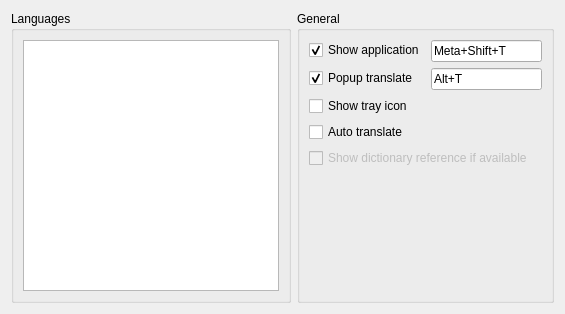
<?xml version="1.0" encoding="UTF-8"?>
<ui version="4.0">
 <class>Settings</class>
 <widget class="QDialog" name="Settings">
  <property name="geometry">
   <rect>
    <x>0</x>
    <y>0</y>
    <width>565</width>
    <height>314</height>
   </rect>
  </property>
  <property name="minimumSize">
   <size>
    <width>0</width>
    <height>0</height>
   </size>
  </property>
  <property name="maximumSize">
   <size>
    <width>16777215</width>
    <height>16777215</height>
   </size>
  </property>
  <property name="windowTitle">
   <string>Settings</string>
  </property>
  <layout class="QHBoxLayout" name="horizontalLayout">
   <item>
    <widget class="QGroupBox" name="groupBox_2">
     <property name="title">
      <string>Languages</string>
     </property>
     <layout class="QVBoxLayout" name="verticalLayout">
      <item>
       <widget class="QTreeView" name="LanguagesTreeView">
        <property name="indentation">
         <number>0</number>
        </property>
        <attribute name="headerCascadingSectionResizes">
         <bool>false</bool>
        </attribute>
        <attribute name="headerDefaultSectionSize">
         <number>10</number>
        </attribute>
        <attribute name="headerMinimumSectionSize">
         <number>10</number>
        </attribute>
        <attribute name="headerStretchLastSection">
         <bool>true</bool>
        </attribute>
       </widget>
      </item>
     </layout>
    </widget>
   </item>
   <item>
    <widget class="QGroupBox" name="groupBox">
     <property name="title">
      <string>General</string>
     </property>
     <layout class="QFormLayout" name="formLayout">
      <property name="labelAlignment">
       <set>Qt::AlignLeading|Qt::AlignLeft|Qt::AlignVCenter</set>
      </property>
      <item row="0" column="0">
       <widget class="QCheckBox" name="ShowHotkeyCheckbox">
        <property name="text">
         <string>Show application</string>
        </property>
        <property name="checked">
         <bool>true</bool>
        </property>
       </widget>
      </item>
      <item row="0" column="1">
       <widget class="QKeySequenceEdit" name="ShowKeySequence">
        <property name="sizePolicy">
         <sizepolicy hsizetype="Expanding" vsizetype="Preferred">
          <horstretch>0</horstretch>
          <verstretch>0</verstretch>
         </sizepolicy>
        </property>
        <property name="keySequence">
         <string>Meta+Shift+T</string>
        </property>
       </widget>
      </item>
      <item row="1" column="0">
       <widget class="QCheckBox" name="PopupHotkeyCheckbox">
        <property name="text">
         <string>Popup translate</string>
        </property>
        <property name="checked">
         <bool>true</bool>
        </property>
       </widget>
      </item>
      <item row="1" column="1">
       <widget class="QKeySequenceEdit" name="PopupKeySequence">
        <property name="sizePolicy">
         <sizepolicy hsizetype="Expanding" vsizetype="Preferred">
          <horstretch>0</horstretch>
          <verstretch>0</verstretch>
         </sizepolicy>
        </property>
        <property name="keySequence">
         <string>Alt+T</string>
        </property>
       </widget>
      </item>
      <item row="2" column="0">
       <widget class="QCheckBox" name="ShowTrayIconCheckbox">
        <property name="text">
         <string>Show tray icon</string>
        </property>
       </widget>
      </item>
      <item row="3" column="0">
       <widget class="QCheckBox" name="AutoTranslateCheckbox">
        <property name="text">
         <string>Auto translate</string>
        </property>
       </widget>
      </item>
      <item row="4" column="0" colspan="2">
       <widget class="QCheckBox" name="DictionaryCheckbox">
        <property name="enabled">
         <bool>false</bool>
        </property>
        <property name="text">
         <string>Show dictionary reference if available</string>
        </property>
       </widget>
      </item>
     </layout>
    </widget>
   </item>
  </layout>
 </widget>
 <resources/>
 <connections>
  <connection>
   <sender>ShowHotkeyCheckbox</sender>
   <signal>toggled(bool)</signal>
   <receiver>ShowKeySequence</receiver>
   <slot>setEnabled(bool)</slot>
   <hints>
    <hint type="sourcelabel">
     <x>102</x>
     <y>157</y>
    </hint>
    <hint type="destinationlabel">
     <x>191</x>
     <y>160</y>
    </hint>
   </hints>
  </connection>
  <connection>
   <sender>PopupHotkeyCheckbox</sender>
   <signal>toggled(bool)</signal>
   <receiver>PopupKeySequence</receiver>
   <slot>setEnabled(bool)</slot>
   <hints>
    <hint type="sourcelabel">
     <x>112</x>
     <y>201</y>
    </hint>
    <hint type="destinationlabel">
     <x>188</x>
     <y>199</y>
    </hint>
   </hints>
  </connection>
  <connection>
   <sender>ShowHotkeyCheckbox</sender>
   <signal>toggled(bool)</signal>
   <receiver>ShowKeySequence</receiver>
   <slot>setEnabled(bool)</slot>
   <hints>
    <hint type="sourcelabel">
     <x>135</x>
     <y>166</y>
    </hint>
    <hint type="destinationlabel">
     <x>195</x>
     <y>159</y>
    </hint>
   </hints>
  </connection>
 </connections>
</ui>
